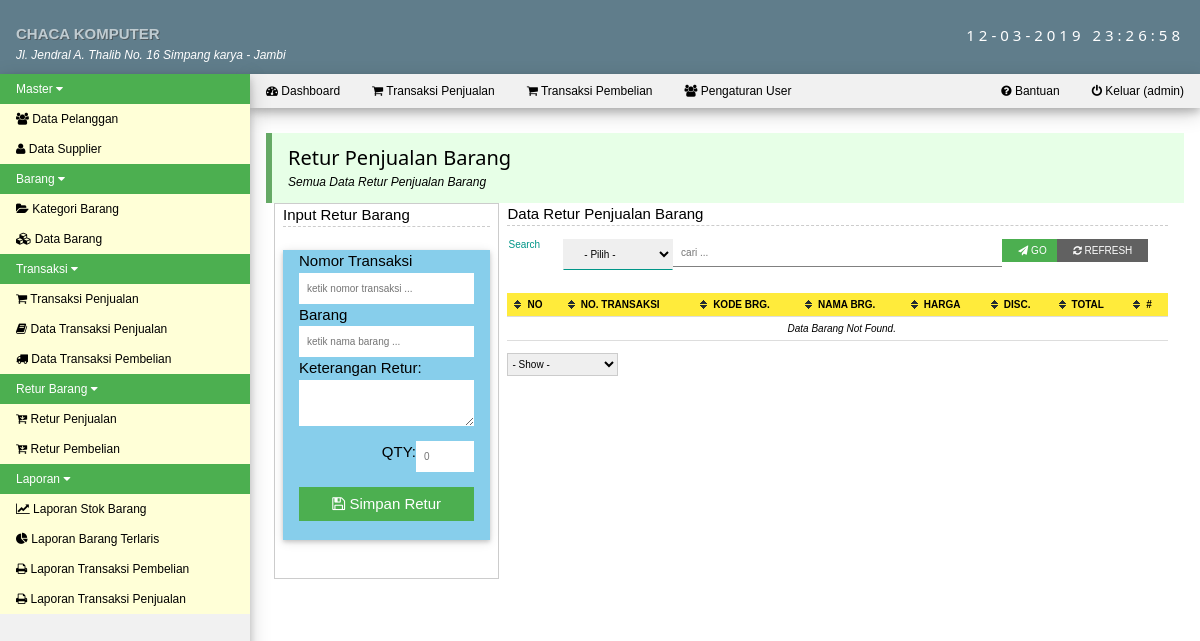
The page /med.php?mod=returpenjualan (signed in) on the database its author committed.
### tables this page shows
CREATE TABLE IF NOT EXISTS `menu` (
  `id_menu` int(11) NOT NULL AUTO_INCREMENT,
  `nama_menu` varchar(50) NOT NULL,
  `posisi` int(11) NOT NULL,
  PRIMARY KEY (`id_menu`)
);

CREATE TABLE IF NOT EXISTS `modul` (
  `id_modul` int(11) NOT NULL AUTO_INCREMENT,
  `id_menu` int(11) NOT NULL,
  `nama_modul` varchar(150) NOT NULL,
  `link_menu` text NOT NULL,
  `posisi` int(11) NOT NULL,
  `icon_menu` varchar(150) NOT NULL,
  PRIMARY KEY (`id_modul`)
);

### med.php (the view, shortened to what this page needs)
<?php
    include "session.php";
?>
<!DOCTYPE html>
<html>
<head>
    <link rel="stylesheet" href="css/w3.css">
    <link rel="stylesheet" href="css/font-awesome.min.css">
    <link rel="stylesheet" href="js/jquery-ui/jquery-ui.css">
    <link rel="stylesheet" type="text/css" href="css/pace.css">
</head>
<body>
<div class="w3-top">
<div class="w3-row w3-blue-grey w3-padding">
  <div class="w3-half" style="margin:15px 0 2px 0;"><b class='w3-text-shadow w3-text-bold w3-opacity'>CHACA KOMPUTER</b><br><i style="font-size:12px;">Jl. Jendral A. Thalib No. 16 Simpang karya - Jambi</i></div>
  <div class="w3-half w3-margin-top w3-wide w3-hide-medium w3-hide-small"><div class="w3-right"><?php echo date('d-m-Y H:i:s'); ?></div></div>
</div>
<nav id="left-nav" class="w3-sidenav w3-small w3-light-grey w3-card-4" style="width:250px;">
  <div id="menuTut" class="myMenu w3-accordion">
    <?php
        $sql_menu = mysqli_query($id_mysql,"SELECT * FROM menu ORDER BY posisi ASC") or die(mysqli_error());
        while ($mn = mysqli_fetch_assoc($sql_menu)) {
            echo"<button onclick=\"myFunction('".$mn['id_menu']."')\" class=\"w3-padding-hor-16 w3-btn-block w3-left-align w3-green\"> $mn[nama_menu] <i class=\"fa fa-caret-down\"></i></button>
            <div id=\"$mn[id_menu]\" class=\"w3-accordion-content w3-pale-yellow w3-show\">";
            $sql_sub = mysqli_query($id_mysql,"SELECT * FROM modul
                WHERE id_menu = '$mn[id_menu]' ORDER BY posisi ASC") or die(mysqli_error());
            while ($sm = mysqli_fetch_assoc($sql_sub)) {
                echo"<a href=\"$sm[link_menu]\"><i class=\"$sm[icon_menu]\"></i> $sm[nama_modul]</a>";
            }
            echo"</div>";
        }
    ?>
    <br>
    <br>
    <br>
    <br>
    <br>
    <br>
    <br>
  </div>
</nav>
    <div style="margin-left:250px;">
        <ul class="w3-navbar w3-light-grey w3-small w3-card-4">
          <li><a class="w3-hover-black w3-padding-10" href="index.php"><i class="fa fa-dashboard"></i> Dashboard</a></li>
          <li><a class="w3-hover-black w3-padding-10" href="med.php?mod=penjualan"><i class="fa fa-shopping-cart"></i> Transaksi Penjualan</a></li>
          <li><a class="w3-hover-black w3-padding-10" href="med.php?mod=pembelian&act=form"><i class="fa fa-shopping-cart"></i> Transaksi Pembelian</a></li>
          <li><a class="w3-hover-black w3-padding-10" href="med.php?mod=user"><i class="fa fa-group"></i> Pengaturan User</a></li>
          <li class="w3-right"><a class="w3-hover-black w3-padding-10" href="logout.php" onclick="return confirm('Yakin ingin keluar');"><i class="fa fa-power-off"></i> Keluar (<?php echo $_SESSION['login_user']; ?>)</a></li>
          <li class="w3-right"><a class="w3-hover-black w3-padding-10" href="med.php?mod=bantuan"><i class="fa fa-question-circle"></i> Bantuan</a></li>
        </ul>
    </div>
</div>
<div style="margin-left:250px;">
    <div id="main" class="w3-container" style="margin-top:110px">
        <br>
    </div>
</div>
</body>
</html>

### css/perfect-scrollbar.css (style rules this page uses)
.ps-container { -ms-touch-action: none; touch-action: none; overflow: hidden !important; -ms-overflow-style: none; }

### med.php (style rules this page uses)
#left-nav { overflow: hidden; }

### rows shown on the page
menu: nama_menu "Master"
modul: nama_modul "Data Pelanggan"
modul: nama_modul "Data Supplier"
menu: nama_menu "Barang"
modul: nama_modul "Kategori Barang"
modul: nama_modul "Data Barang"
menu: nama_menu "Transaksi"
modul: nama_modul "Transaksi Penjualan"
modul: nama_modul "Data Transaksi Penjualan"
modul: nama_modul "Data Transaksi Pembelian"
menu: nama_menu "Retur Barang"
modul: nama_modul "Retur Penjualan"
modul: nama_modul "Retur Pembelian"
menu: nama_menu "Laporan"
modul: nama_modul "Laporan Stok Barang"
modul: nama_modul "Laporan Barang Terlaris"
modul: nama_modul "Laporan Transaksi Pembelian"
modul: nama_modul "Laporan Transaksi Penjualan"

### other values the page prints
$_SESSION['login_user'] "admin"
